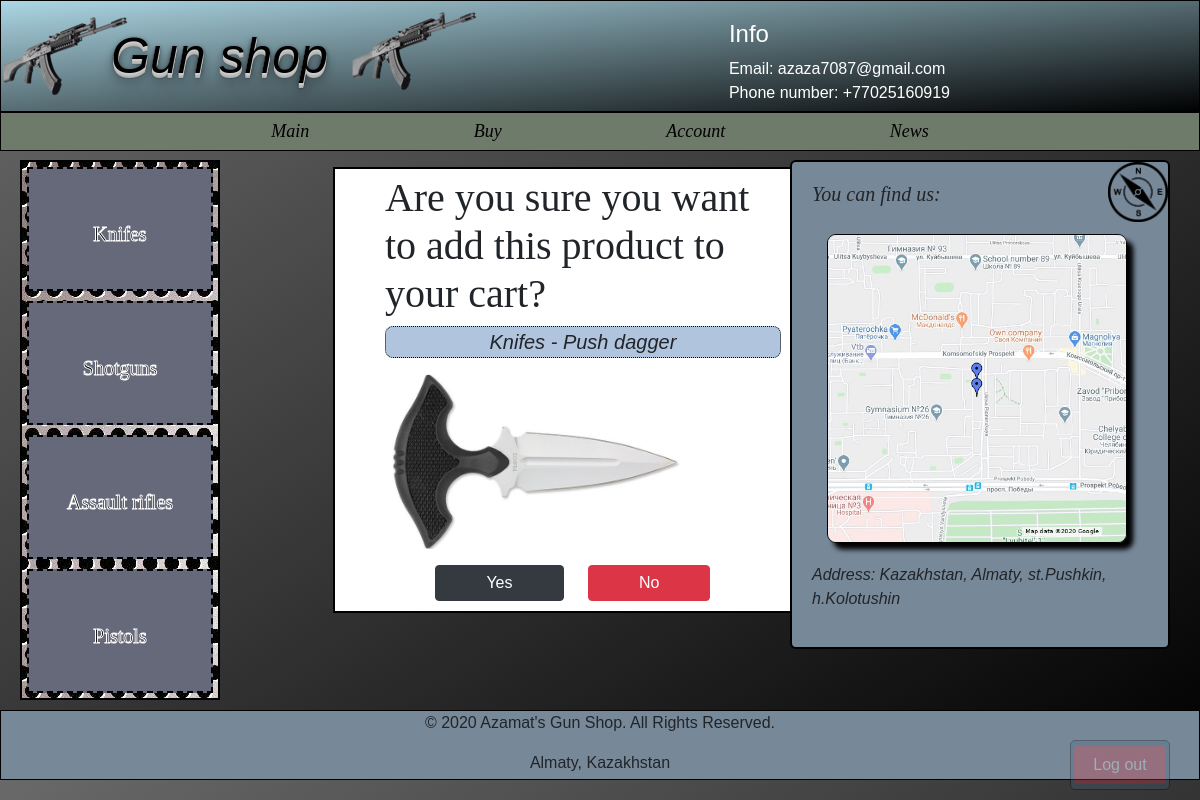
The app's page /shop/knifes/push-dagger/buy/ (signed in) with its own data.
### shop/models.py (models this page shows)
class Guns(models.Model):
    name = models.CharField(max_length=150, db_index=True)
    slug = models.SlugField(max_length=30, blank=True, unique=True)
    body = models.TextField(blank=True, db_index=True)
    category = models.ForeignKey('Category',null=True, on_delete=models.CASCADE,default="",)
    image = models.ImageField(upload_to='static/images/guns/', blank=True)
    price = models.DecimalField(max_digits=10, decimal_places=2,default=200, )
    date_pub = models.DateTimeField(auto_now_add=True)
    def __str__(self):
        return self.name
    class Meta:
        ordering = ['-date_pub']

### shop/views.py (the view)
# urls.py: path('<str:name>/<str:slug>/buy/', GunBuy.as_view(), name='gun_buy_url'),
class GunBuy(LoginRequiredMixin, View):
    def get(self, request, slug, name):
        gun = Guns.objects.get(slug__iexact=slug)
        user = request.user
        return render(request, 'shop/buy.html', context={'gun': gun,'user': user,'name': name})

### shop/templates/shop/buy.html (shortened to what this page needs)
{% extends 'shop/base_shop.html' %}
{% block content %}
    <div id="add_cart">
        <h1>Are you sure you want to add this product to your cart?</h1>
           <p id="gun_name"> {{ name|title }} - {{ gun.name }} </p>
          <p> <img src="../../../../{{ gun.image }}" alt="gfgfgfgf" width="300px"> </p>
        <div id="buttons">
            <a href="{% url 'gun_cart_url' gun=gun login=request.user  %} " class="btn btn-dark" > Yes</a>
            <a href="{% url 'main' %}" class="btn btn-danger" >No</a>
        </div>
    </div>
{% endblock %}

### static/css/index.css (style rules this page uses)
body { font-family: sans-serif; background-color: dimgrey !important; background: linear-gradient(to top left, black,dimgrey); }
#add_cart { margin-left: 20px; border: black 2px solid; background-color: white; padding: 50px; padding-top: 5px; padding-bottom: 10px; width: 500px; }
#add_cart h1 { font-family: "Times New Roman"; }
#gun_name { font-style: italic; font-size: 20px; border: dotted black thin; border-radius: 8px; text-align: center; background-color: lightsteelblue; }
#buttons { text-align: center; }
#buttons a { margin-right: 20px; padding: 50px; padding-top: 5px; padding-bottom: 5px; text-align: center; }

### records on screen
Guns: name "Push dagger", image (picture)

### other values on screen
{{ name|title }} "Knifes"
